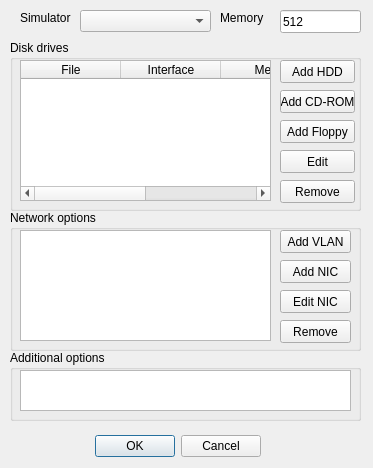
<?xml version="1.0" encoding="UTF-8"?>
<ui version="4.0">
 <class>VMPropertiesDialog</class>
 <widget class="QDialog" name="VMPropertiesDialog">
  <property name="geometry">
   <rect>
    <x>0</x>
    <y>0</y>
    <width>373</width>
    <height>468</height>
   </rect>
  </property>
  <property name="windowTitle">
   <string>VM properties</string>
  </property>
  <widget class="QDialogButtonBox" name="buttonBox">
   <property name="geometry">
    <rect>
     <x>90</x>
     <y>430</y>
     <width>171</width>
     <height>32</height>
    </rect>
   </property>
   <property name="orientation">
    <enum>Qt::Horizontal</enum>
   </property>
   <property name="standardButtons">
    <set>QDialogButtonBox::Cancel|QDialogButtonBox::Ok</set>
   </property>
  </widget>
  <widget class="QLabel" name="label_2">
   <property name="geometry">
    <rect>
     <x>220</x>
     <y>10</y>
     <width>71</width>
     <height>16</height>
    </rect>
   </property>
   <property name="text">
    <string>Memory</string>
   </property>
  </widget>
  <widget class="QLineEdit" name="memoryLineEdit">
   <property name="geometry">
    <rect>
     <x>280</x>
     <y>10</y>
     <width>81</width>
     <height>23</height>
    </rect>
   </property>
   <property name="text">
    <string>512</string>
   </property>
  </widget>
  <widget class="QGroupBox" name="groupBox">
   <property name="geometry">
    <rect>
     <x>10</x>
     <y>210</y>
     <width>351</width>
     <height>141</height>
    </rect>
   </property>
   <property name="title">
    <string>Network options</string>
   </property>
   <widget class="NetTreeWidget" name="netTreeWidget">
    <property name="geometry">
     <rect>
      <x>10</x>
      <y>20</y>
      <width>251</width>
      <height>111</height>
     </rect>
    </property>
    <property name="rootIsDecorated">
     <bool>true</bool>
    </property>
    <property name="headerHidden">
     <bool>true</bool>
    </property>
    <property name="columnCount">
     <number>2</number>
    </property>
    <column>
     <property name="text">
      <string notr="true">1</string>
     </property>
    </column>
    <column>
     <property name="text">
      <string notr="true">2</string>
     </property>
    </column>
   </widget>
   <widget class="QPushButton" name="addVLANButton">
    <property name="enabled">
     <bool>true</bool>
    </property>
    <property name="geometry">
     <rect>
      <x>270</x>
      <y>20</y>
      <width>71</width>
      <height>23</height>
     </rect>
    </property>
    <property name="text">
     <string>Add VLAN</string>
    </property>
   </widget>
   <widget class="QPushButton" name="addNICButton">
    <property name="geometry">
     <rect>
      <x>270</x>
      <y>50</y>
      <width>71</width>
      <height>23</height>
     </rect>
    </property>
    <property name="text">
     <string>Add NIC</string>
    </property>
   </widget>
   <widget class="QPushButton" name="removeNetButton">
    <property name="geometry">
     <rect>
      <x>270</x>
      <y>110</y>
      <width>71</width>
      <height>23</height>
     </rect>
    </property>
    <property name="text">
     <string>Remove</string>
    </property>
   </widget>
   <widget class="QPushButton" name="editNICButton">
    <property name="geometry">
     <rect>
      <x>270</x>
      <y>80</y>
      <width>71</width>
      <height>23</height>
     </rect>
    </property>
    <property name="text">
     <string>Edit NIC</string>
    </property>
   </widget>
  </widget>
  <widget class="QGroupBox" name="groupBox_2">
   <property name="geometry">
    <rect>
     <x>10</x>
     <y>350</y>
     <width>351</width>
     <height>71</height>
    </rect>
   </property>
   <property name="title">
    <string>Additional options</string>
   </property>
   <widget class="QPlainTextEdit" name="additionalOptions">
    <property name="geometry">
     <rect>
      <x>10</x>
      <y>20</y>
      <width>331</width>
      <height>41</height>
     </rect>
    </property>
    <property name="tabChangesFocus">
     <bool>true</bool>
    </property>
   </widget>
  </widget>
  <widget class="QLabel" name="label">
   <property name="geometry">
    <rect>
     <x>20</x>
     <y>10</y>
     <width>51</width>
     <height>16</height>
    </rect>
   </property>
   <property name="text">
    <string>Simulator</string>
   </property>
  </widget>
  <widget class="QComboBox" name="simulatorsList">
   <property name="geometry">
    <rect>
     <x>80</x>
     <y>10</y>
     <width>131</width>
     <height>22</height>
    </rect>
   </property>
  </widget>
  <widget class="QGroupBox" name="groupBox_3">
   <property name="geometry">
    <rect>
     <x>10</x>
     <y>40</y>
     <width>351</width>
     <height>171</height>
    </rect>
   </property>
   <property name="title">
    <string>Disk drives</string>
   </property>
   <widget class="QTableWidget" name="drivesTable">
    <property name="geometry">
     <rect>
      <x>10</x>
      <y>20</y>
      <width>251</width>
      <height>141</height>
     </rect>
    </property>
    <property name="editTriggers">
     <set>QAbstractItemView::NoEditTriggers</set>
    </property>
    <column>
     <property name="text">
      <string>File</string>
     </property>
    </column>
    <column>
     <property name="text">
      <string>Interface</string>
     </property>
    </column>
    <column>
     <property name="text">
      <string>Media</string>
     </property>
    </column>
    <column>
     <property name="text">
      <string>Options</string>
     </property>
    </column>
   </widget>
   <widget class="QPushButton" name="addHddButton">
    <property name="geometry">
     <rect>
      <x>270</x>
      <y>20</y>
      <width>75</width>
      <height>23</height>
     </rect>
    </property>
    <property name="text">
     <string>Add HDD</string>
    </property>
   </widget>
   <widget class="QPushButton" name="addCdromButton">
    <property name="geometry">
     <rect>
      <x>270</x>
      <y>50</y>
      <width>75</width>
      <height>23</height>
     </rect>
    </property>
    <property name="text">
     <string>Add CD-ROM</string>
    </property>
   </widget>
   <widget class="QPushButton" name="addFloppyButton">
    <property name="geometry">
     <rect>
      <x>270</x>
      <y>80</y>
      <width>75</width>
      <height>23</height>
     </rect>
    </property>
    <property name="text">
     <string>Add Floppy</string>
    </property>
   </widget>
   <widget class="QPushButton" name="editDriveButton">
    <property name="geometry">
     <rect>
      <x>270</x>
      <y>110</y>
      <width>75</width>
      <height>23</height>
     </rect>
    </property>
    <property name="text">
     <string>Edit</string>
    </property>
   </widget>
   <widget class="QPushButton" name="removeDriveButton">
    <property name="geometry">
     <rect>
      <x>270</x>
      <y>140</y>
      <width>75</width>
      <height>23</height>
     </rect>
    </property>
    <property name="text">
     <string>Remove</string>
    </property>
   </widget>
  </widget>
 </widget>
 <customwidgets>
  <customwidget>
   <class>NetTreeWidget</class>
   <extends>QTreeWidget</extends>
   <header>nettreewidget.h</header>
  </customwidget>
 </customwidgets>
 <resources/>
 <connections>
  <connection>
   <sender>buttonBox</sender>
   <signal>accepted()</signal>
   <receiver>VMPropertiesDialog</receiver>
   <slot>accept()</slot>
   <hints>
    <hint type="sourcelabel">
     <x>248</x>
     <y>254</y>
    </hint>
    <hint type="destinationlabel">
     <x>157</x>
     <y>274</y>
    </hint>
   </hints>
  </connection>
  <connection>
   <sender>buttonBox</sender>
   <signal>rejected()</signal>
   <receiver>VMPropertiesDialog</receiver>
   <slot>reject()</slot>
   <hints>
    <hint type="sourcelabel">
     <x>316</x>
     <y>260</y>
    </hint>
    <hint type="destinationlabel">
     <x>286</x>
     <y>274</y>
    </hint>
   </hints>
  </connection>
 </connections>
</ui>
